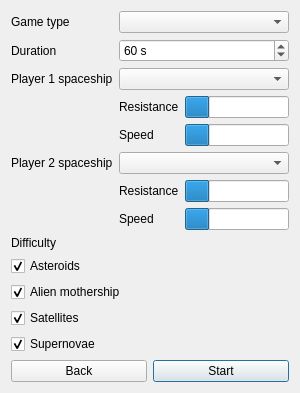
<?xml version="1.0" encoding="UTF-8"?>
<ui version="4.0">
 <class>NewGameDialog</class>
 <widget class="QDialog" name="NewGameDialog">
  <property name="geometry">
   <rect>
    <x>0</x>
    <y>0</y>
    <width>300</width>
    <height>378</height>
   </rect>
  </property>
  <property name="minimumSize">
   <size>
    <width>300</width>
    <height>0</height>
   </size>
  </property>
  <property name="windowTitle">
   <string>Create game</string>
  </property>
  <layout class="QVBoxLayout" name="verticalLayout">
   <item>
    <layout class="QFormLayout" name="formLayout">
     <property name="fieldGrowthPolicy">
      <enum>QFormLayout::AllNonFixedFieldsGrow</enum>
     </property>
     <item row="0" column="0">
      <widget class="QLabel" name="label">
       <property name="text">
        <string>Game type</string>
       </property>
      </widget>
     </item>
     <item row="0" column="1">
      <widget class="QComboBox" name="cbbGametype"/>
     </item>
     <item row="1" column="0">
      <widget class="QLabel" name="label_2">
       <property name="text">
        <string>Duration</string>
       </property>
      </widget>
     </item>
     <item row="2" column="0">
      <widget class="QLabel" name="label_3">
       <property name="text">
        <string>Player 1 spaceship</string>
       </property>
      </widget>
     </item>
     <item row="2" column="1">
      <widget class="QComboBox" name="cbbP1ship"/>
     </item>
     <item row="4" column="0">
      <widget class="QLabel" name="label_4">
       <property name="text">
        <string>Player 2 spaceship</string>
       </property>
      </widget>
     </item>
     <item row="4" column="1">
      <widget class="QComboBox" name="cbbP2ship"/>
     </item>
     <item row="1" column="1">
      <widget class="QSpinBox" name="sbxDuration">
       <property name="suffix">
        <string> s</string>
       </property>
       <property name="minimum">
        <number>1</number>
       </property>
       <property name="maximum">
        <number>600</number>
       </property>
       <property name="value">
        <number>60</number>
       </property>
      </widget>
     </item>
     <item row="3" column="0">
      <widget class="QLabel" name="imgP1">
       <property name="text">
        <string/>
       </property>
       <property name="pixmap">
        <pixmap resource="../../ressources.qrc">:/images/game/ship1</pixmap>
       </property>
       <property name="alignment">
        <set>Qt::AlignHCenter|Qt::AlignTop</set>
       </property>
      </widget>
     </item>
     <item row="5" column="0">
      <widget class="QLabel" name="imgP2">
       <property name="text">
        <string/>
       </property>
       <property name="pixmap">
        <pixmap resource="../../ressources.qrc">:/images/game/ship1</pixmap>
       </property>
       <property name="alignment">
        <set>Qt::AlignHCenter|Qt::AlignTop</set>
       </property>
      </widget>
     </item>
     <item row="3" column="1">
      <layout class="QFormLayout" name="formLayout_2">
       <item row="1" column="1">
        <widget class="QProgressBar" name="speedP1">
         <property name="value">
          <number>24</number>
         </property>
         <property name="textVisible">
          <bool>false</bool>
         </property>
         <property name="format">
          <string notr="true"/>
         </property>
        </widget>
       </item>
       <item row="0" column="1">
        <widget class="QProgressBar" name="resP1">
         <property name="value">
          <number>24</number>
         </property>
         <property name="textVisible">
          <bool>false</bool>
         </property>
         <property name="format">
          <string notr="true"/>
         </property>
        </widget>
       </item>
       <item row="0" column="0">
        <widget class="QLabel" name="label_6">
         <property name="text">
          <string>Resistance</string>
         </property>
        </widget>
       </item>
       <item row="1" column="0">
        <widget class="QLabel" name="label_7">
         <property name="text">
          <string>Speed</string>
         </property>
        </widget>
       </item>
      </layout>
     </item>
     <item row="5" column="1">
      <layout class="QFormLayout" name="formLayout_3">
       <item row="0" column="0">
        <widget class="QLabel" name="label_8">
         <property name="text">
          <string>Resistance</string>
         </property>
        </widget>
       </item>
       <item row="1" column="0">
        <widget class="QLabel" name="label_9">
         <property name="text">
          <string>Speed</string>
         </property>
        </widget>
       </item>
       <item row="0" column="1">
        <widget class="QProgressBar" name="resP2">
         <property name="value">
          <number>24</number>
         </property>
         <property name="textVisible">
          <bool>false</bool>
         </property>
         <property name="format">
          <string notr="true"/>
         </property>
        </widget>
       </item>
       <item row="1" column="1">
        <widget class="QProgressBar" name="speedP2">
         <property name="value">
          <number>24</number>
         </property>
         <property name="textVisible">
          <bool>false</bool>
         </property>
         <property name="format">
          <string notr="true"/>
         </property>
        </widget>
       </item>
      </layout>
     </item>
    </layout>
   </item>
   <item>
    <widget class="QLabel" name="label_5">
     <property name="text">
      <string>Difficulty</string>
     </property>
    </widget>
   </item>
   <item>
    <widget class="QCheckBox" name="cbxAsteroid">
     <property name="text">
      <string>Asteroids</string>
     </property>
     <property name="checked">
      <bool>true</bool>
     </property>
    </widget>
   </item>
   <item>
    <widget class="QCheckBox" name="cbxAlien">
     <property name="text">
      <string>Alien mothership</string>
     </property>
     <property name="checked">
      <bool>true</bool>
     </property>
    </widget>
   </item>
   <item>
    <widget class="QCheckBox" name="cbxSatellite">
     <property name="text">
      <string>Satellites</string>
     </property>
     <property name="checked">
      <bool>true</bool>
     </property>
    </widget>
   </item>
   <item>
    <widget class="QCheckBox" name="cbxSupernova">
     <property name="text">
      <string>Supernovae</string>
     </property>
     <property name="checked">
      <bool>true</bool>
     </property>
    </widget>
   </item>
   <item>
    <spacer name="verticalSpacer">
     <property name="orientation">
      <enum>Qt::Vertical</enum>
     </property>
     <property name="sizeHint" stdset="0">
      <size>
       <width>20</width>
       <height>40</height>
      </size>
     </property>
    </spacer>
   </item>
   <item>
    <layout class="QHBoxLayout" name="horizontalLayout">
     <item>
      <widget class="QPushButton" name="btnBack">
       <property name="text">
        <string>Back</string>
       </property>
      </widget>
     </item>
     <item>
      <widget class="QPushButton" name="btnStart">
       <property name="text">
        <string>Start</string>
       </property>
       <property name="default">
        <bool>true</bool>
       </property>
      </widget>
     </item>
    </layout>
   </item>
  </layout>
 </widget>
 <resources>
  <include location="../../ressources.qrc"/>
 </resources>
 <connections/>
</ui>
